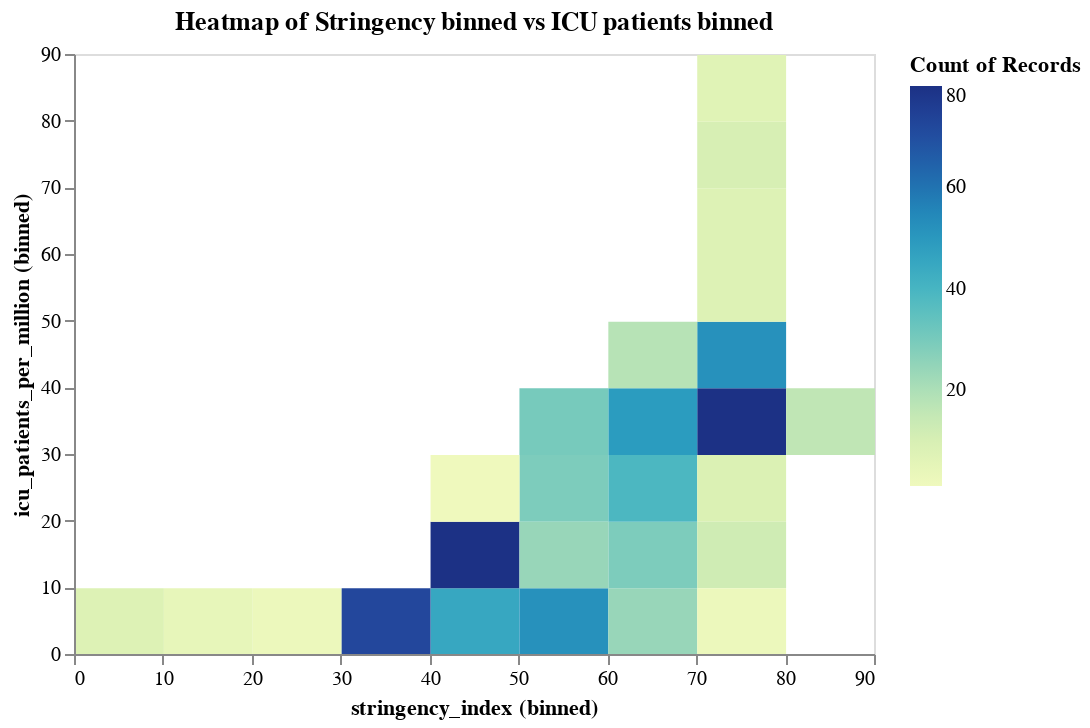

The notebook cell this image was saved under:
### Code cell
### To get an even more thourough picture of the data, below a heatmap can be seen. The data is binned or grouped to emphasize the similitude of the parameters. 
alt.Chart(NLstringenicu2).mark_rect().encode(
    x=alt.X('stringency_index', bin=True),
    y=alt.Y('icu_patients_per_million', bin=True),
    color='count()').properties(title='Heatmap of Stringency binned vs ICU patients binned')

### Figure 1 — Vega-Lite specification as saved in the notebook (floating-point values rounded to 4 significant figures; data arrays with more than 128 entries replaced by an {"elided": "..."} marker saying what was removed)
{"config": {"view": {"continuousWidth": 400, "continuousHeight": 300}}, "data": {"name": "data-31695f70bb2e27c4e21697d06c7568b7"}, "mark": "rect", "encoding": {"color": {"aggregate": "count", "type": "quantitative"}, "x": {"bin": true, "field": "stringency_index", "type": "quantitative"}, "y": {"bin": true, "field": "icu_patients_per_million", "type": "quantitative"}}, "title": "Heatmap of Stringency binned vs ICU patients binned", "$schema": "https://vega.github.io/schema/vega-lite/v4.17.0.json", "datasets": {"data-31695f70bb2e27c4e21697d06c7568b7": {"elided": "710 records"}}}
